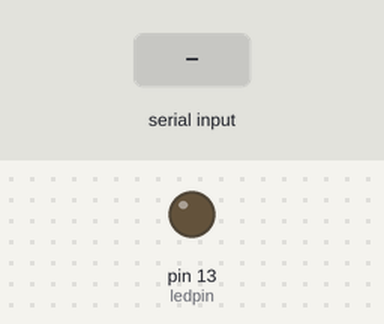
The sketch below on a simulated Arduino Uno, built with avr-gcc and run on an emulated ATmega328P. Parts: output pins drawn as LEDs (lit = HIGH). The test bench sets the inputs (shaded band). What the sketch prints to the serial monitor is not drawn.

Above: at 1.2 s.
1.3 s: "R" received over Serial
At 1.7 s:
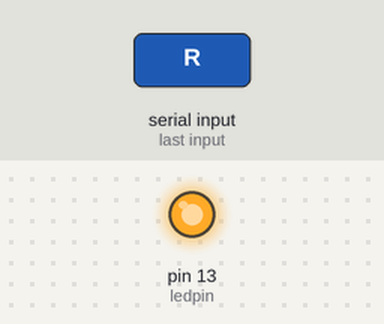
Timing chart, 0 to 4.3 s (numbered marks = the images above; inputs shaded):
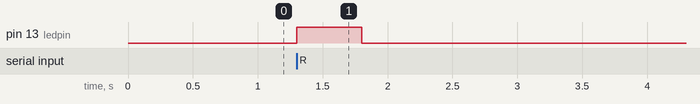

Measured:
- after the input at 1.3 s, pin 13 (ledpin): LOW → HIGH at once, → LOW 0.50 s later

The sketch:

hello_world.ino
```cpp
// Prints "Hello World" and flashes the LED on when receives an input
// Initialize variables
int val;
int ledpin = 13;
void setup() {
  // put your setup code here, to run once:
  Serial.begin(9600);
  pinMode(ledpin, OUTPUT);
}

void loop() {
  // put your main code here, to run repeatedly:
  val = Serial.read();  // reads input from serial monitor
  if(val == 'R'){
    digitalWrite(ledpin, HIGH); // turn LED on
    delay(500);
    digitalWrite(ledpin, LOW);  // turn LED off
    delay(500);
    Serial.println("Hello World!"); // prints
  }
}
```
